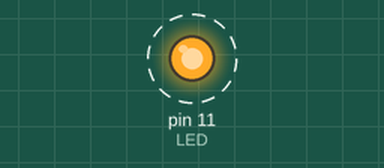
This program was run on a simulated Raspberry Pi (header pin numbers). Parts: output pins drawn as LEDs (lit = HIGH). Dashed ring = blinking.

Above: at 0.5 s.
Timing chart, 0 to 4.6 s (numbered marks = the images above):
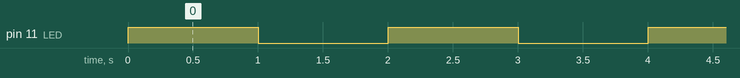

The program:

ledTest.py
```python
import RPi.GPIO as g
import time

g.setmode(g.BOARD)
LED = 11
g.setup(LED, g.OUT, initial=g.LOW)

try:
    while 1:
        g.output(LED, g.HIGH)
        time.sleep(1)
        g.output(LED, g.LOW)
        time.sleep(1)
except KeyboardInterrupt:
    pass;
g.cleanup()
```

Measured:
- by itself, pin 11 (LED): alternates HIGH for 1.0 s and LOW for 1.0 s
